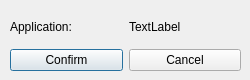
<?xml version="1.0" encoding="UTF-8"?>
<ui version="4.0">
    <class>Dialog</class>
    <widget class="QDialog" name="Dialog">
        <property name="geometry">
            <rect>
                <x>0</x>
                <y>0</y>
                <width>250</width>
                <height>80</height>
            </rect>
        </property>
        <property name="windowTitle">
            <string>Update default player</string>
        </property>
        <widget class="QWidget" name="layoutWidget">
            <property name="geometry">
                <rect>
                    <x>10</x>
                    <y>10</y>
                    <width>231</width>
                    <height>61</height>
                </rect>
            </property>
            <layout class="QGridLayout" name="gridLayout">
                <item row="0" column="0">
                    <widget class="QLabel" name="label">
                        <property name="text">
                            <string>Application:</string>
                        </property>
                    </widget>
                </item>
                <item row="0" column="1">
                    <widget class="ClickableLabel" name="label_default_player">
                        <property name="text">
                            <string>TextLabel</string>
                        </property>
                    </widget>
                </item>
                <item row="1" column="0">
                    <widget class="QPushButton" name="button_confirm">
                        <property name="text">
                            <string>Confirm</string>
                        </property>
                    </widget>
                </item>
                <item row="1" column="1">
                    <widget class="QPushButton" name="button_cancel">
                        <property name="text">
                            <string>Cancel</string>
                        </property>
                    </widget>
                </item>
            </layout>
        </widget>
    </widget>
    <customwidgets>
        <customwidget>
            <class>ClickableLabel</class>
            <extends>QLabel</extends>
            <header>ui.util.ClickableLabel.h</header>
        </customwidget>
    </customwidgets>
    <resources/>
    <connections/>
</ui>
